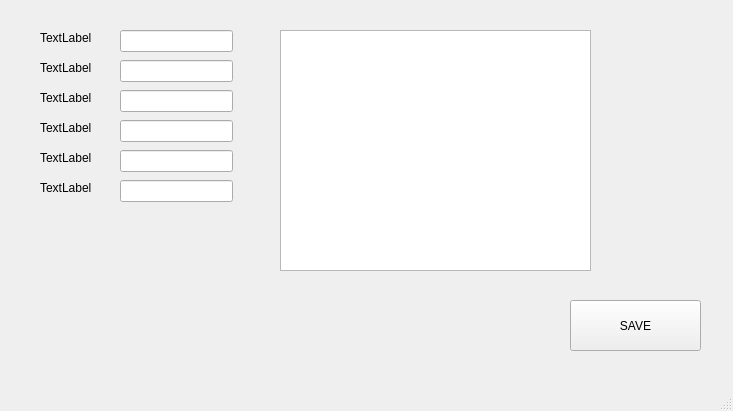
<?xml version="1.0" encoding="UTF-8"?>
<ui version="4.0">
 <class>MainWindow</class>
 <widget class="QMainWindow" name="MainWindow">
  <property name="geometry">
   <rect>
    <x>0</x>
    <y>0</y>
    <width>733</width>
    <height>411</height>
   </rect>
  </property>
  <property name="windowTitle">
   <string>MainWindow</string>
  </property>
  <widget class="QWidget" name="centralwidget">
   <widget class="QLineEdit" name="lineEdit">
    <property name="geometry">
     <rect>
      <x>120</x>
      <y>90</y>
      <width>113</width>
      <height>22</height>
     </rect>
    </property>
   </widget>
   <widget class="QLineEdit" name="lineEdit_2">
    <property name="geometry">
     <rect>
      <x>120</x>
      <y>120</y>
      <width>113</width>
      <height>22</height>
     </rect>
    </property>
   </widget>
   <widget class="QLineEdit" name="lineEdit_3">
    <property name="geometry">
     <rect>
      <x>120</x>
      <y>180</y>
      <width>113</width>
      <height>22</height>
     </rect>
    </property>
   </widget>
   <widget class="QLineEdit" name="lineEdit_4">
    <property name="geometry">
     <rect>
      <x>120</x>
      <y>150</y>
      <width>113</width>
      <height>22</height>
     </rect>
    </property>
   </widget>
   <widget class="QLineEdit" name="lineEdit_5">
    <property name="geometry">
     <rect>
      <x>120</x>
      <y>60</y>
      <width>113</width>
      <height>22</height>
     </rect>
    </property>
   </widget>
   <widget class="QLineEdit" name="lineEdit_6">
    <property name="geometry">
     <rect>
      <x>120</x>
      <y>30</y>
      <width>113</width>
      <height>22</height>
     </rect>
    </property>
   </widget>
   <widget class="QTextEdit" name="textEdit">
    <property name="geometry">
     <rect>
      <x>280</x>
      <y>30</y>
      <width>311</width>
      <height>241</height>
     </rect>
    </property>
   </widget>
   <widget class="QPushButton" name="pushButton">
    <property name="geometry">
     <rect>
      <x>570</x>
      <y>300</y>
      <width>131</width>
      <height>51</height>
     </rect>
    </property>
    <property name="text">
     <string>SAVE</string>
    </property>
   </widget>
   <widget class="QLabel" name="label">
    <property name="geometry">
     <rect>
      <x>40</x>
      <y>30</y>
      <width>55</width>
      <height>16</height>
     </rect>
    </property>
    <property name="text">
     <string>TextLabel</string>
    </property>
   </widget>
   <widget class="QLabel" name="label_2">
    <property name="geometry">
     <rect>
      <x>40</x>
      <y>60</y>
      <width>55</width>
      <height>16</height>
     </rect>
    </property>
    <property name="text">
     <string>TextLabel</string>
    </property>
   </widget>
   <widget class="QLabel" name="label_3">
    <property name="geometry">
     <rect>
      <x>40</x>
      <y>120</y>
      <width>55</width>
      <height>16</height>
     </rect>
    </property>
    <property name="text">
     <string>TextLabel</string>
    </property>
   </widget>
   <widget class="QLabel" name="label_4">
    <property name="geometry">
     <rect>
      <x>40</x>
      <y>90</y>
      <width>55</width>
      <height>16</height>
     </rect>
    </property>
    <property name="text">
     <string>TextLabel</string>
    </property>
   </widget>
   <widget class="QLabel" name="label_5">
    <property name="geometry">
     <rect>
      <x>40</x>
      <y>180</y>
      <width>55</width>
      <height>16</height>
     </rect>
    </property>
    <property name="text">
     <string>TextLabel</string>
    </property>
   </widget>
   <widget class="QLabel" name="label_6">
    <property name="geometry">
     <rect>
      <x>40</x>
      <y>150</y>
      <width>55</width>
      <height>16</height>
     </rect>
    </property>
    <property name="text">
     <string>TextLabel</string>
    </property>
   </widget>
  </widget>
  <widget class="QMenuBar" name="menubar">
   <property name="geometry">
    <rect>
     <x>0</x>
     <y>0</y>
     <width>733</width>
     <height>26</height>
    </rect>
   </property>
  </widget>
  <widget class="QStatusBar" name="statusbar"/>
 </widget>
 <resources/>
 <connections/>
</ui>
